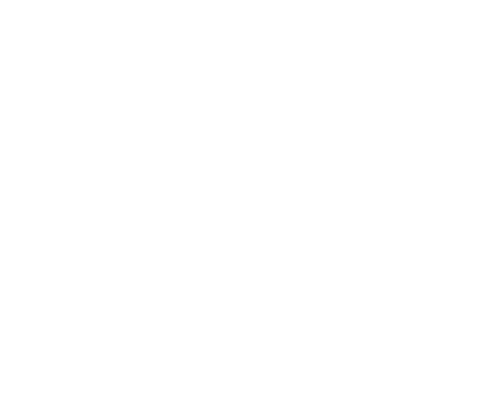
Frame 1 (no input)
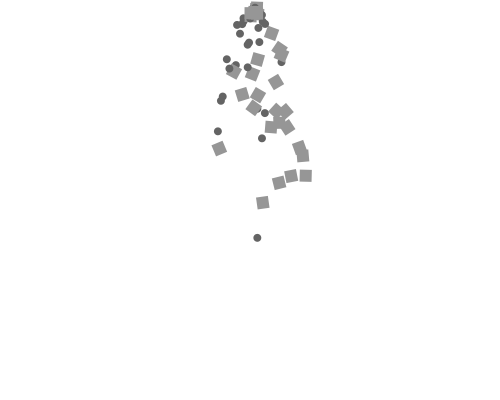
Frame 60 (the mouse pressed at the canvas centre just before this capture)
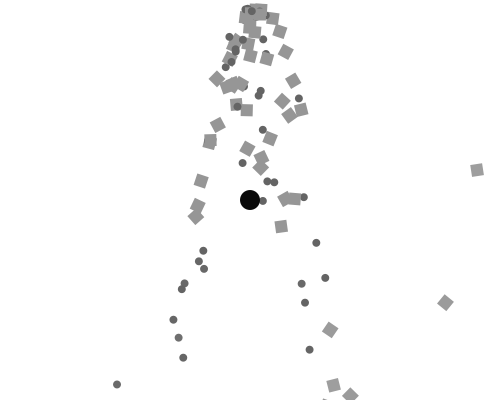
Frame 120 (the mouse held since frame 60 and released just before this capture)

The Processing sketch that drew these frames (run headless with seeded random() and noise(); from frame 60 on, the mouse is pressed at the canvas centre):

// Processing sketch: ParticleSystemsWithRepellers
// ── ParticleSystemsWithRepellers.pde
import java.util.*;

ParticleSystem ps;
ArrayList<Repeller> repellers;
PVector gravity = new PVector(0, 0.1);

void setup() {
  size(500, 400);
  ps = new ParticleSystem();
  repellers = new ArrayList<Repeller>();
}

void draw() {
  background(255);
  ps.run();
  ps.addParticles();
  ps.applyForce(gravity);
 // ps.applyRepeller(r);
  for(Repeller r: repellers) {
    r.display();
    ps.applyRepeller(r);
  }
}

void mousePressed() {
  repellers.add(new Repeller(new PVector(mouseX, mouseY), random(20, 150)));
}

// ── Confetti.pde
class Confetti extends Particle {
  
  float angle;
  float angleVel;
  float angleAcc;
  
  Confetti(float lifeSpan) {
    super(lifeSpan);
    angle = 0;
    angleVel = 0;
    angleAcc = 0.001;
  }
  
  void display() {
    pushMatrix();
    translate(location.x, location.y);
    rotate(angle);
    noStroke();
    fill(150, lifeSpan);
    rectMode(CENTER);
    rect(0, 0, 12, 12);
    popMatrix();
  }
  
  void update() {
    super.update();
    angleVel += angleAcc;
    angle += angleVel;
    
  }
}

// ── Particle.pde
class Particle {
  
  PVector location;
  PVector velocity;
  PVector acceleration;
  
  float lifeSpan;
  
  Particle(float lifeSpan_) {
    location = new PVector(random(width/2, width*0.52), random(10,15));
    velocity = PVector.random2D();
    velocity.mult(0.9);
    acceleration = new PVector(0, 0);
    lifeSpan = lifeSpan_;
  }
  
  void display() {
    noStroke();
    fill(100, lifeSpan);
    ellipse(location.x, location.y, 8, 8);
  }
  
  void update() {
    velocity.add(acceleration);
    location.add(velocity);
    acceleration.mult(0);
    
    lifeSpan -= 1;
  }
  
  void applyForce(PVector force) {
    acceleration.add(force);
  }
  
  void run() {
    display();
    update();
  }
  
  boolean isDead() {
    if(lifeSpan < 0) {
      return true;
    }
    else {
      return false;
    }   
  }
}

// ── ParticleSystem.pde
class ParticleSystem {
  
  ArrayList<Particle> particles;
  
  ParticleSystem() {
    particles = new ArrayList<Particle>();
  }
  
  void addParticles() {
    float r = random(1);
    
    if(r < 0.5) {
      particles.add(new Confetti(330));
    } else {
      particles.add(new Particle(330));
    }
  }
  
  void run() {
    Iterator<Particle> it = particles.iterator();
    while(it.hasNext()) {
      Particle p = it.next();
      p.run();
      
      if(p.isDead()) {
        println("dead");
        it.remove();
      }
      
    }
  }
  
  void applyRepeller(Repeller r) {
    for(Particle p: particles) {
      PVector force = r.repel(p);
      p.applyForce(force);
    }
  }
  void applyForce(PVector force) {
    for(Particle p: particles) {
      p.applyForce(force);
    }
  }
  
}

// ── Repeller.pde
class Repeller {
  
  float strength;
  
  PVector location;
  float r = 10;
  
  Repeller(PVector l, float strength_) {
    location = l;
    strength = strength_;
  }
  
  void display() {
    noStroke();
    fill(10);
    ellipse(location.x, location.y, r*2, r*2);
  }
  
  PVector repel(Particle p) {
    PVector dir = PVector.sub(location, p.location);
    float d = dir.mag();
    dir.normalize();
    d = constrain(d, 5, 100);
    float force = -1 * strength / (d * d);
    dir.mult(force);
    return dir;
  }
  
  
}
